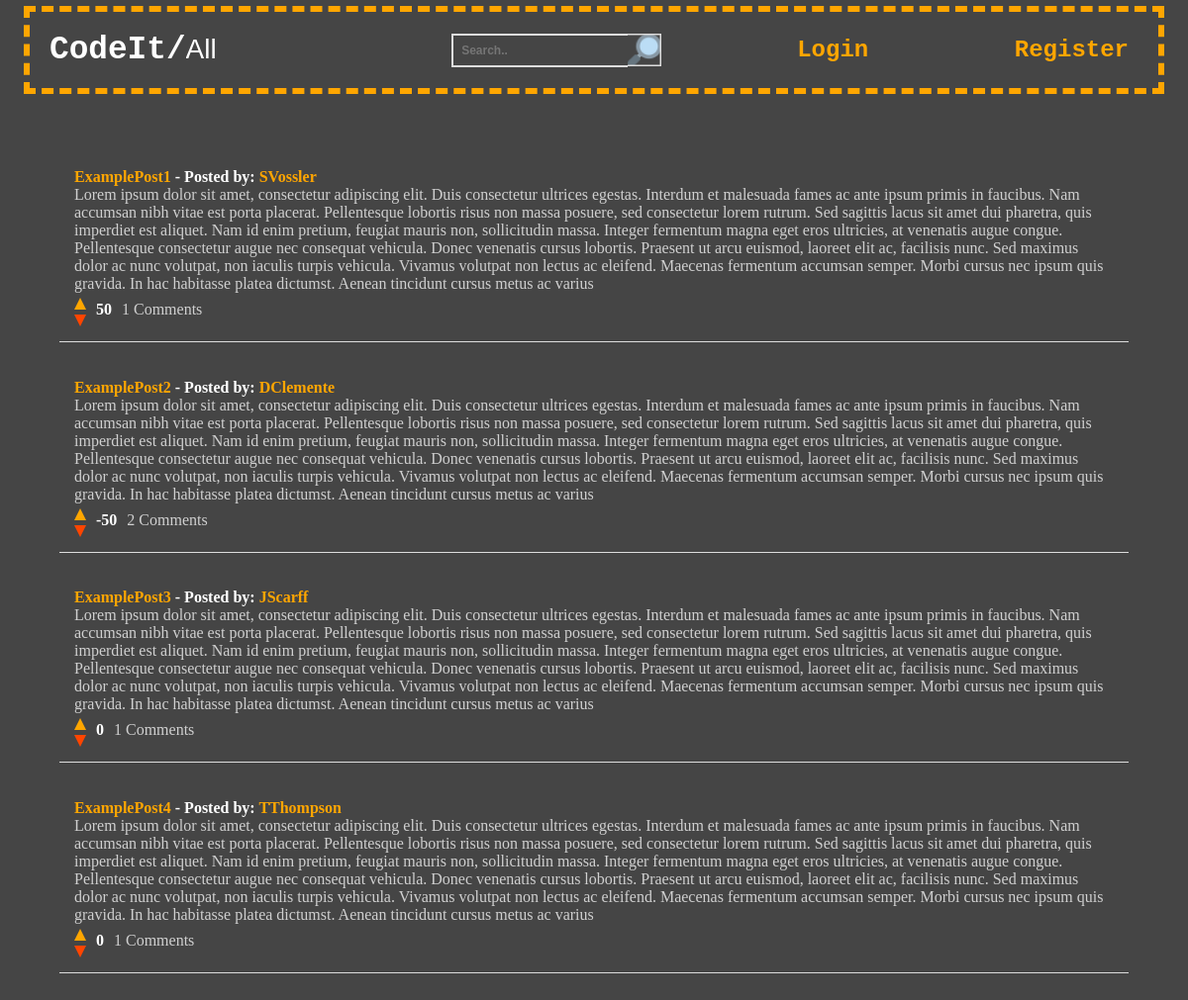
Before: / with the older database file.
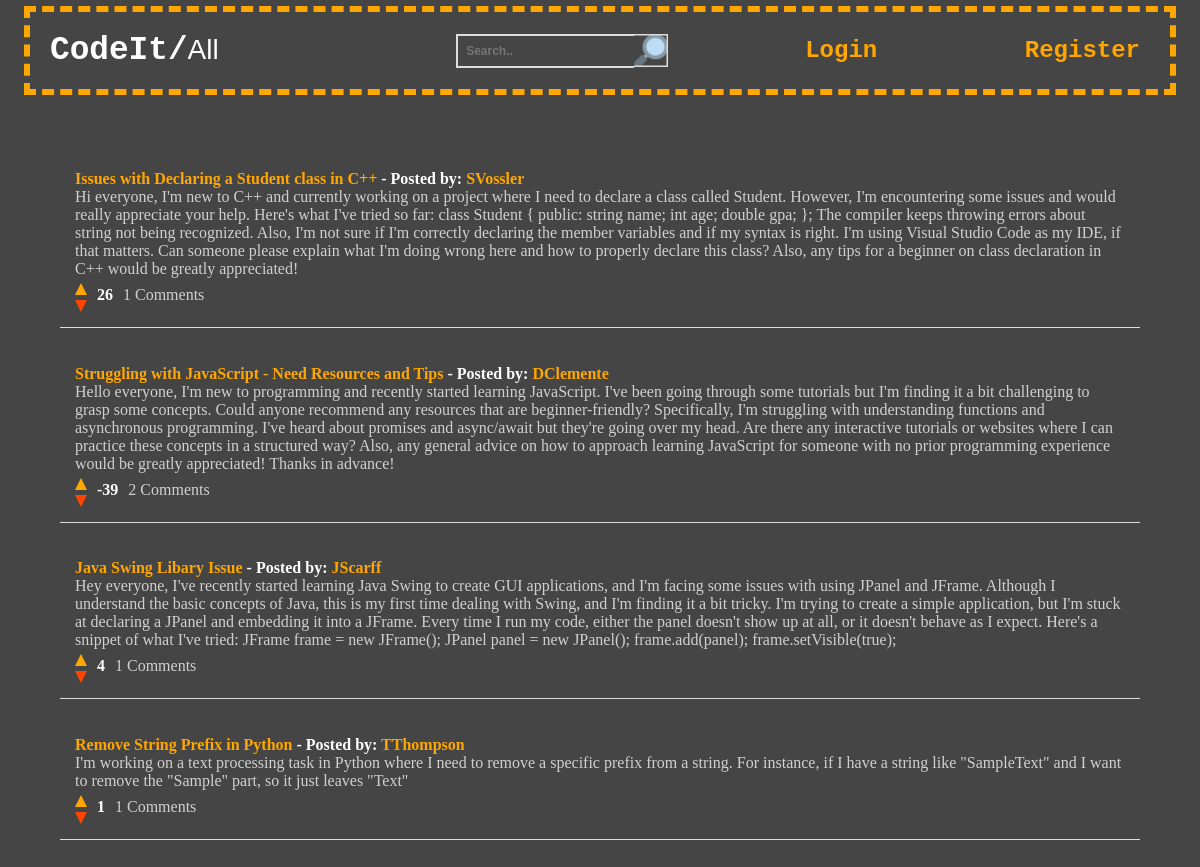
After: the same page with the newer database file.
### tables this page shows
CREATE TABLE ForumPost(
        PostId INTEGER PRIMARY KEY NOT NULL,
        PostedBy TEXT NOT NULL,
        PostTitle TEXT NOT NULL,
        PostContent TEXT NOT NULL,
        PostSubForum TEXT NOT NULL,
        Upvotes INTEGER NOT NULL,
        Downvotes INTEGER NOT NULL
    );

### run.py (the view)
@app.route("/")
def root():
    session["logged_in"] = False
    session['name'] = ""
    return index()

### run.py (called while the page is built)
@app.route("/index")
def index():
    con = sql.connect("ForumPosts.db")
    con.row_factory = sql.Row
    cur = con.cursor()
    cur.execute("ATTACH DATABASE 'PostComments.db' AS PostCommentsDB")
    cur.execute('''
        SELECT ForumPost.*, COUNT(PostComment.CommentId) AS CommentCount
        FROM ForumPost
        LEFT JOIN PostComment ON ForumPost.PostId = PostComment.PostId
        GROUP BY ForumPost.PostId
    ''')
    posts = cur.fetchall()
    if not session.get('logged_in'):
        return render_template('index.html', posts=posts)
    else:
        return render_template('index.html',
                name = session['name'], posts=posts)

### templates/index.html (shortened to what this page needs)
<!DOCTYPE html>
<html lang="en">
  <head>
    <link href="../static/css/styles.css" rel="stylesheet" />
  </head>
  <body>
    <nav class="nav-bar">
      <div class="forum-logo">
        <h3>CodeIt/</h3>
        <form id="myForm" action="/on-select-change", method="POST">
          <select id="subforum" name="subforum" onchange="submitForm()">
            <option value="all" {% if selected_subforum == 'all' %}selected{% endif %}>All</option>
          </select>
        </form>
      </div>
      <div class="search-container">
        <form action="/search", method="POST" >
          <input type="text" placeholder="Search.." name="search">
          <button type="submit"></button>
        </form>
      </div>
      {% if not session['logged_in'] %}
        <a href="/login-clicked">Login</a>
        <a href="/register">Register</a>
      {% endif %}
    </nav>
    <section class="posts-section">
      <ul class="posts-list">
        {% for post in posts %}
          <li class="posts-list-item">
            <strong><a href="{{url_for('post', post_id=post['PostId'])}}">{{post["PostTitle"]}}</a> - Posted by: <a href="{{url_for('profile', posted_by=post['PostedBy'])}}">{{post["PostedBy"]}}</a></strong><br>
            <p>{{post["PostContent"]|safe}}</p>
            <div class="vote-container">
              <div class="arrow-container">
                <a class="upvote-arrow" href="{{url_for('upvote_clicked', post_id=post['PostId'])}}"></a>
                <a class="downvote-arrow" href="{{url_for('downvote_clicked', post_id=post['PostId'])}}"></a>
              </div>
              <span class="vote-count">{{ post["Upvotes"] - post["Downvotes"]}}</span>
              <span class="comment-count">{{ post["CommentCount"] }} Comments</span>
            </div>
          </li>
        {% endfor %}
      </ul>
    </section>
  </body>
</html>

### static/css/styles.css (style rules this page uses)
* { margin: 0; padding: 0; background-color: rgb(69, 69, 69); }
.nav-bar { background-color: rgb(69, 69, 69); color: #fff; font-family: "Courier New", "Lucida Console", Monaco, Consolas, monospace; display: flex; flex-wrap: wrap; justify-content: space-between; align-items: center; margin-top: 0.5%; margin-bottom: 5%; margin-right: 2%; margin-left: 2%; padding: 20px; border: 0.75ex dashed hsl(39, 100%, 50%); }
.forum-logo { font-size: 28px; display: flex; align-items: center; }
.nav-bar #myForm #subforum { border: none; color: #fff; background-color: transparentA; font-size: 28px; -webkit-appearance: none; -moz-appearance: none; appearance: none; }
.nav-bar .search-container { border: none; }
.nav-bar input[type=text] { font-size: 12px; font-weight: bold; padding: 8px; color: #fff; border-style: solid; border-right: none; border-color: #ddd }
.nav-bar .search-container button { float: right; padding: 16.75px; background: rgb(69, 69, 69); background-image: url("../img/magnifying-glass.png"); background-size: cover; font-size: 10px; border: none; cursor: pointer; box-shadow: inset 0 -1.5px 0 0 #ddd, inset -1.5px 0 0 0 #ddd, inset 0 1.5px 0 0 #ddd, inset 1.5px 0 0 0 transparent; }
nav a { font-size: 24px; margin-right: 10px; color: hsl(39, 100%, 50%); font-weight: bold; }
.posts-section a { color: hsl(39, 100%, 50%); font-weight: bold; }
a:link { text-decoration: none; }
.posts-section { color: orange; margin: 5%; }
.posts-section .posts-list { list-style-type: none; }
.posts-section .posts-list .posts-list-item { margin-bottom: 2%; color: rgb(208,208,208); padding: 15px; border-bottom: 1px solid #ddd; }
.posts-section strong { color: #fff; }
.upvote-arrow { width: 0; height: 0; border-left: 6px solid transparent; border-right: 6px solid transparent; border-bottom: 12px solid hsl(39, 100%, 50%); position: relative; margin-bottom: 5px; margin-top: 5px; }
.downvote-arrow { width: 0; height: 0; border-left: 6px solid transparent; border-right: 6px solid transparent; border-top: 12px solid orangered; position: relative; }
.vote-container { display: flex; align-items: center; }
.arrow-container { display: flex; flex-direction: column; align-items: center; }
.vote-count { margin-left: 10px; font-weight: bold; color: #fff; }
.comment-count { padding-left: 10px; }
.nav-bar #myForm #subforum { padding-right: 0px; }

Changed rows visible on the page:
changed ForumPost "SVossler": PostTitle "ExamplePost1" → "Issues with Declaring a Student class in C++"; PostContent "Lorem ipsum dolor sit amet, consectetur adipiscing elit. Duis consectetur ultrices egestas. Interdum et malesuada fames ac ante ipsum primis in faucibus. Nam accumsan nibh vitae est porta placerat. Pellentesque lobortis risus non massa posuere, sed consectetur lorem rutrum. Sed sagittis lacus sit amet dui pharetra, quis imperdiet est aliquet. Nam id enim pretium, feugiat mauris non, sollicitudin massa. Integer fermentum magna eget eros ultricies, at venenatis augue congue. Pellentesque consectetur augue nec consequat vehicula. Donec venenatis cursus lobortis. Praesent ut arcu euismod, laoreet elit ac, facilisis nunc. Sed maximus dolor ac nunc volutpat, non iaculis turpis vehicula. Vivamus…" → "Hi everyone, I'm new to C++ and currently working on a project where I need to declare a class called Student. However, I'm encountering some issues and would really appreciate your help. Here's what I've tried so far: class Student { public: string name; int age; double gpa; }; The compiler keeps throwing errors about string not being recognized. Also, I'm not sure if I'm correctly declaring the member variables and if my syntax is right. I'm using Visual Studio Code as my IDE, if that matters. Can someone please explain what I'm doing wrong here and how to properly declare this class? Also, any tips for a beginner on class declaration in C++ would be greatly appreciated!"; post['Upvotes']-post['Downvotes'] "50" → "26"
changed ForumPost "DClemente": PostTitle "ExamplePost2" → "Struggling with JavaScript - Need Resources and Tips"; PostContent "Lorem ipsum dolor sit amet, consectetur adipiscing elit. Duis consectetur ultrices egestas. Interdum et malesuada fames ac ante ipsum primis in faucibus. Nam accumsan nibh vitae est porta placerat. Pellentesque lobortis risus non massa posuere, sed consectetur lorem rutrum. Sed sagittis lacus sit amet dui pharetra, quis imperdiet est aliquet. Nam id enim pretium, feugiat mauris non, sollicitudin massa. Integer fermentum magna eget eros ultricies, at venenatis augue congue. Pellentesque consectetur augue nec consequat vehicula. Donec venenatis cursus lobortis. Praesent ut arcu euismod, laoreet elit ac, facilisis nunc. Sed maximus dolor ac nunc volutpat, non iaculis turpis vehicula. Vivamus…" → "Hello everyone, I'm new to programming and recently started learning JavaScript. I've been going through some tutorials but I'm finding it a bit challenging to grasp some concepts. Could anyone recommend any resources that are beginner-friendly? Specifically, I'm struggling with understanding functions and asynchronous programming. I've heard about promises and async/await but they're going over my head. Are there any interactive tutorials or websites where I can practice these concepts in a structured way? Also, any general advice on how to approach learning JavaScript for someone with no prior programming experience would be greatly appreciated! Thanks in advance!"; post['Upvotes']-post['Downvotes'] "-50" → "-39"
changed ForumPost "JScarff": PostTitle "ExamplePost3" → "Java Swing Libary Issue"; PostContent "Lorem ipsum dolor sit amet, consectetur adipiscing elit. Duis consectetur ultrices egestas. Interdum et malesuada fames ac ante ipsum primis in faucibus. Nam accumsan nibh vitae est porta placerat. Pellentesque lobortis risus non massa posuere, sed consectetur lorem rutrum. Sed sagittis lacus sit amet dui pharetra, quis imperdiet est aliquet. Nam id enim pretium, feugiat mauris non, sollicitudin massa. Integer fermentum magna eget eros ultricies, at venenatis augue congue. Pellentesque consectetur augue nec consequat vehicula. Donec venenatis cursus lobortis. Praesent ut arcu euismod, laoreet elit ac, facilisis nunc. Sed maximus dolor ac nunc volutpat, non iaculis turpis vehicula. Vivamus…" → "Hey everyone, I've recently started learning Java Swing to create GUI applications, and I'm facing some issues with using JPanel and JFrame. Although I understand the basic concepts of Java, this is my first time dealing with Swing, and I'm finding it a bit tricky. I'm trying to create a simple application, but I'm stuck at declaring a JPanel and embedding it into a JFrame. Every time I run my code, either the panel doesn't show up at all, or it doesn't behave as I expect. Here's a snippet of what I've tried: JFrame frame = new JFrame(); JPanel panel = new JPanel(); frame.add(panel); frame.setVisible(true);"; post['Upvotes']-post['Downvotes'] "0" → "4"
changed ForumPost "TThompson": PostTitle "ExamplePost4" → "Remove String Prefix in Python"; PostContent "Lorem ipsum dolor sit amet, consectetur adipiscing elit. Duis consectetur ultrices egestas. Interdum et malesuada fames ac ante ipsum primis in faucibus. Nam accumsan nibh vitae est porta placerat. Pellentesque lobortis risus non massa posuere, sed consectetur lorem rutrum. Sed sagittis lacus sit amet dui pharetra, quis imperdiet est aliquet. Nam id enim pretium, feugiat mauris non, sollicitudin massa. Integer fermentum magna eget eros ultricies, at venenatis augue congue. Pellentesque consectetur augue nec consequat vehicula. Donec venenatis cursus lobortis. Praesent ut arcu euismod, laoreet elit ac, facilisis nunc. Sed maximus dolor ac nunc volutpat, non iaculis turpis vehicula. Vivamus…" → "I'm working on a text processing task in Python where I need to remove a specific prefix from a string. For instance, if I have a string like \"SampleText\" and I want to remove the \"Sample\" part, so it just leaves \"Text\""; post['Upvotes']-post['Downvotes'] "0" → "1"
